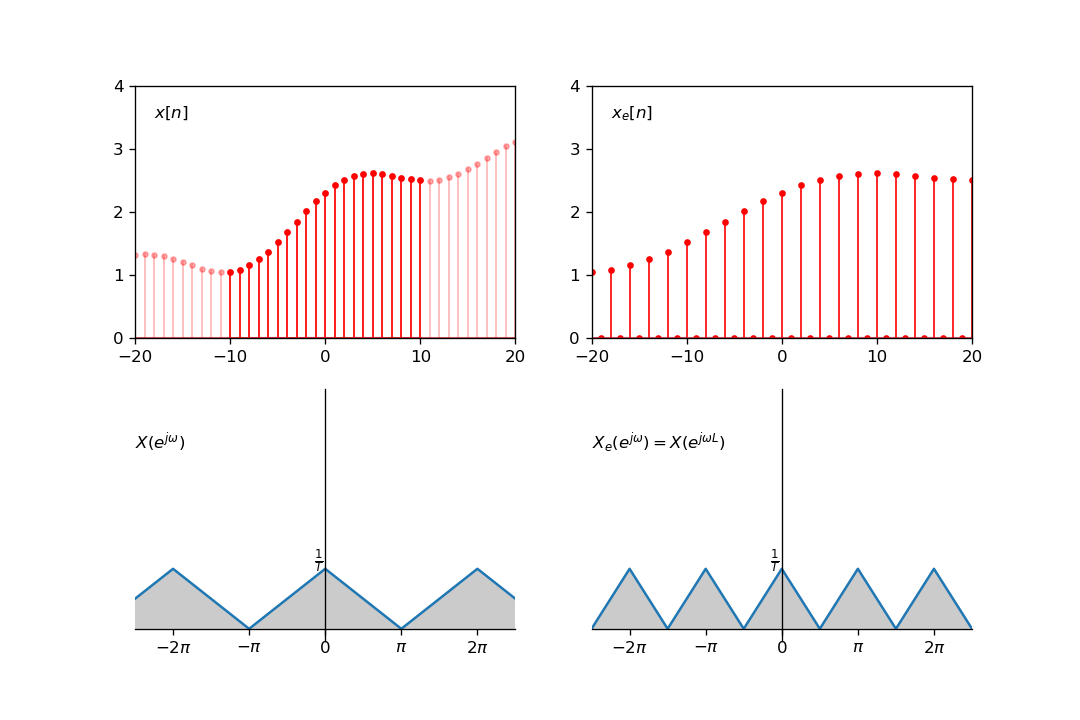

Write Python code to recreate this figure.
import numpy as np
import matplotlib.pyplot as plt

def axesCross(ax):
    ax.spines['left'].set_position('zero')
    ax.spines['bottom'].set_position('zero')
    ax.spines['right'].set_color('none')
    ax.spines['top'].set_color('none')

def periodization(f, T, times, ax=None):
    limit = np.floor(T*times/2)
    x = np.arange(-limit, limit, .1)
    sumY = 0
    for n in np.arange(times):
        y1 = f(x-T*n)
        sumY = sumY + y1
        if ax is not None:
            ax.plot(x, y1, color='C0', linestyle=':')
            ax.fill_between(x, 0, y1, facecolor='#999999', alpha=.5)

        if n != 0:
            y2 = f(x+T*n)
            sumY = sumY + y2
            if ax is not None:
                ax.plot(x, y2, color='C0', linestyle=':')
                ax.fill_between(x, 0, y2, facecolor='#999999', alpha=.5)
    return x, sumY

#f = lambda x: np.where(np.abs(x)<=1, 1, 0)
#T and L tipical value is (2, 1) or (4, 2)
# T is period in spectrum
T = 4
# g for upsampling, L is the down rate
g = lambda x: np.where(x<=-1, 0, np.where(x<0, x+1, np.where(x<1, 1-x, 0)))
L = 2
g2 = lambda x:g(.5*x)
lowpass = lambda x: np.where(abs(x)>2, 0, 1)

fig = plt.figure(figsize=(9,6), dpi=120)

(ax1, ax2), (ax3, ax4) = fig.subplots(2, 2)

f = lambda x:.3*np.sin(.3*x+1)+.6*np.sin(.1*(x+1))+2+.02*x
mod = lambda x: np.where(x%2==0, 1, 0)
x1 = np.arange(-30, 30, 1)
x2 = np.arange(-10, 11, 1)

ax1.set_xlim(-20, 20)
ax1.set_ylim(0, 4)
#ax1.xaxis.set_ticks()
markers1, stemlines1, baseline1 = ax1.stem(x1, f(x1))
markers2, stemlines2, baseline2 = ax1.stem(x2, f(x2))
plt.setp(markers1, 'markersize', 3, 'color', 'r', 'alpha', .3)
plt.setp(stemlines1, 'linewidth', 1, 'color', 'r', 'alpha', .3)
plt.setp(markers2, 'color', 'r', 'markersize', 3)
plt.setp(stemlines2, 'color', 'r', 'linewidth', 1)
ax1.annotate(r"$x[n]$", xy=(0, 0), xytext=(-18, 3.5))

ax2.set_xlim(-20, 20)
ax2.set_ylim(0, 4)
#ax1.xaxis.set_ticks()
markers2, stemlines2, baseline2 = ax2.stem(x1, f(x1/2)*mod(x1))
plt.setp(markers2, 'color', 'r', 'markersize', 3)
plt.setp(stemlines2, 'color', 'r', 'linewidth', 1)
ax2.annotate(r"$x_e[n]$", xy=(0, 0), xytext=(-18, 3.5))


axesCross(ax3)
ax3.set_ylim(-.2, 4)
ax3.set_xlim(-5, 5)
ax3.xaxis.set_ticks([-1, 0, 1])
ax3.xaxis.set_ticklabels([r"$-\Omega_N$", 0, r"$\Omega_N$"])
ax3.yaxis.set_ticks([])
ax3.xaxis.set_ticks([-4, -2, 0, 2, 4])
ax3.xaxis.set_ticklabels([r"$-2\pi$", r"$-\pi$", r"$0$", r"$\pi$", r"$2\pi$"])
x3, y3 = periodization(g2, 4, 10)
ax3.plot(x3, y3)
ax3.fill_between(x3, 0, y3, facecolor='#999999', alpha=.5)
ax3.annotate(r"$\frac{1}{T}$", xy=(0, 0), xytext=(-.3, 1.05))
ax3.annotate(r"$X(e^{j\omega})$", xy=(0, 0), xytext=(-5, 3))

axesCross(ax4)
ax4.set_ylim(-.2, 4)
ax4.set_xlim(-5, 5)
ax4.yaxis.set_ticks([])
ax4.xaxis.set_ticks([-4, -2, 0, 2, 4])
ax4.xaxis.set_ticklabels([r"$-2\pi$", r"$-\pi$", r"$0$", r"$\pi$", r"$2\pi$"])
x4, y4 = periodization(g, 2, 10)
ax4.plot(x4, y4)
ax4.fill_between(x4, 0, y4, facecolor='#999999', alpha=.5)
ax4.annotate(r"$\frac{1}{T}$", xy=(0, 0), xytext=(-.3, 1.05))
ax4.annotate(r"$X_e(e^{j\omega}) = X(e^{j\omega L})$", xy=(0, 0), xytext=(-5, 3))

plt.show()
fig.savefig("expander.png", format='png')
